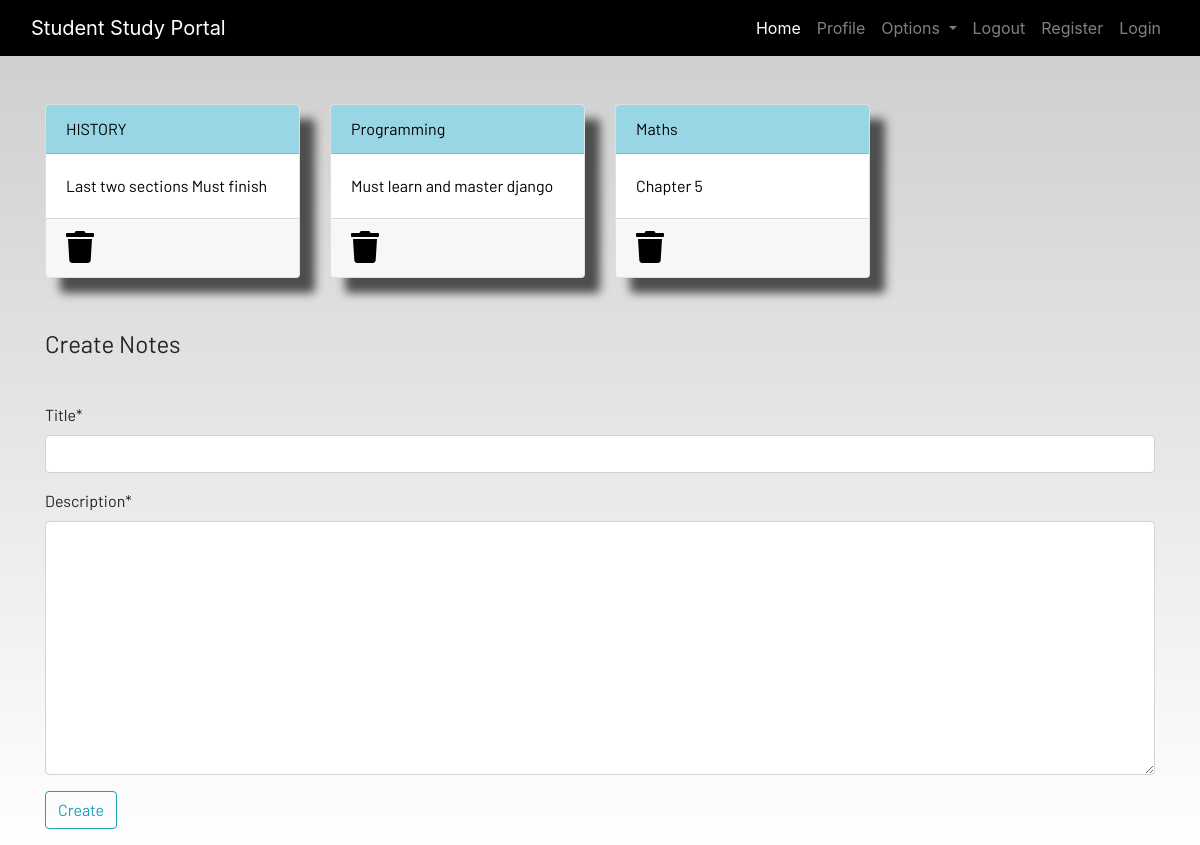
Screenshot of /notes (signed in) with the database file from the repository.
### dashboard/models.py (models this page shows, shortened)
class Notes(models.Model):
    user = models.ForeignKey(User, on_delete=models.CASCADE)
    title = models.CharField(max_length=200)
    description = models.TextField()
    class Meta:
        verbose_name = "notess"
        verbose_name_plural = "notes"

### dashboard/views.py (the view)
# urls.py: path('notes', views.notes, name='notes'),
def notes(request):
    if request.method == "POST":
        form = NotesForm(request.POST)
        if form.is_valid():
            notes = Notes(user=request.user, title=request.POST['title'], description=request.POST['description'])
            notes.save()
        messages.success(request, f"Notes Added from {request.user.username} Successfully!")
    else:
        form = NotesForm()
    notes = Notes.objects.filter(user=request.user)
    context = {"notes": notes, 'form': form}
    return render(request, 'dashboard/notes.html', context)

### dashboard/forms.py
class NotesForm(forms.ModelForm):
    class Meta:
        model = Notes
        fields = ['title', 'description']

### dashboard/templates/dashboard/notes.html (shortened to what this page needs)
{% extends 'dashboard/base.html' %}
{% load static %}
{% load crispy_forms_tags %}
{% block content %}
<div class="container">
    <div class="row">
        {% for note in notes %}
        <div class="col-md-3">
            <a href="{% url 'notes_detail' note.id %}">
                <div class="card">
                    <div class="card-header">{{note.title}}</div>
                    <div class="card-body">{{note.description|slice:"0:100"}}</div>
                    <div class="card-footer mt-auto "><a href="{% url 'delete-notes' note.id %}">
                        <i class="fa fa-trash fa-2x"></i></a>
                    </div>
                </div>
            </a>
        </div>
        {% endfor %}
        <br><br>
    </div>
</div>
<br><br>
<div class="container">
    <form method="POST">
        <fieldset class="form-group">
            <legend class="border-bottom mb-4">Create Notes</legend>
        </fieldset>
        {{form|crispy}}
        <div class="form-group">
            <button href="" class="btn btn-outline-info" type="submit">
                Create
            </button>
        </div>
    </form>
</div>
{% endblock content %}

### static/css/main.css (style rules this page uses)
html { scroll-behavior: smooth; height: 100%; width: 100%; }
.card { box-shadow: 15px 15px 10px rgb(78, 77, 77); }
a { text-decoration: none !important; color: black; }
.card-header { color: black !important; background: rgb(152, 214, 230) !important; transition: 0.3s ease-in; }
html, body { max-width: 100%; overflow-x: hidden; height: 100%; width: 100%; }
body { background: linear-gradient(rgba(0, 0, 0, 0.2), rgba(255, 255, 255, 0.5)); overflow-x: hidden; background-repeat: no-repeat; }
.card-header { background-color: rgb(133, 204, 231); }
.col-md-3 .card { width: 100%; height: 100%; }
.fa { color: black; }

### rows the page displays
Notes: title "HISTORY", description "Last two sections Must finish"
Notes: title "Programming", description "Must learn and master django"
Notes: title "Maths", description "Chapter 5"
